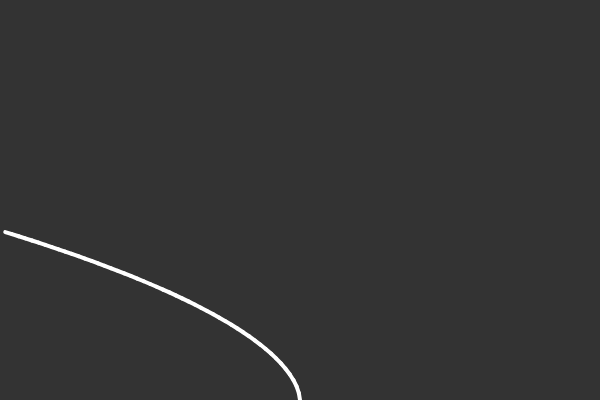
Frame 1 (no input)
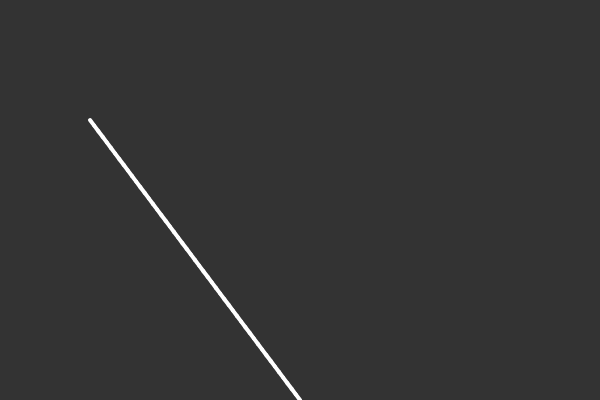
Frame 60 (no input)
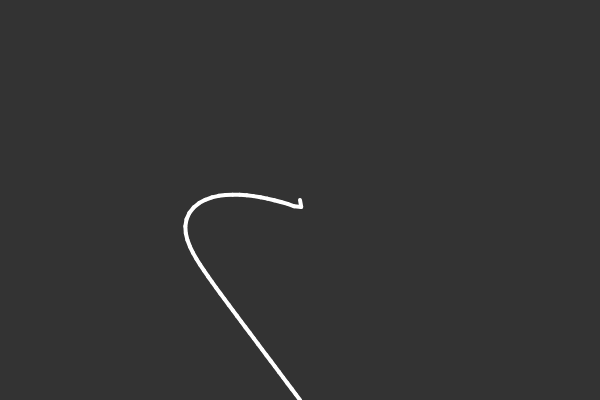
Frame 120 (the mouse pressed at the canvas centre since frame 60)

The p5.js sketch that drew these frames (run headless with seeded random() and noise() and a simulated clock; from frame 60 on, the mouse is pressed at the canvas centre):

// p5.js sketch
// ── sketch.js
let tentacle = []
let base
const length = 7

function setup() {
    createCanvas(600, 400)

    tentacle[0] = new Segment(null, 300, 200, length, 0)
    for (let i = 1; i < 50; i++) {
        tentacle[i] = new Segment(tentacle[i - 1], null, null, length, 0)
    }

    base = createVector(width / 2, height)
}

function draw() {
    background(51)

    const total = tentacle.length
    const end = tentacle[total - 1]

    end.follow(mouseX, mouseY)

    for (let i = total - 2; i >= 0; i--) {
        tentacle[i].follow(tentacle[i + 1].a.x, tentacle[i + 1].a.y)
        tentacle[i].update()
    }

    tentacle[0].setA(base)

    for (let i = 1; i < total; i++) {
        tentacle[i].setA(tentacle[i - 1].b)
    }

    for (let i = 0; i < total; i++) {
        tentacle[i].show()
    }
}
// ── Segment.js
class Segment {
    constructor(parent, x, y, len, angle) {
        if (parent) {
            this.parent = parent
            this.a = parent.b.copy()
            this.len = len
            this.angle = angle
            this.b = createVector()

            this.calculateB()

        } else {
            this.parent = null
            this.a = createVector(x, y)
            this.len = len
            this.angle = angle
            this.b = createVector()

            this.calculateB()
        }
    }

    update() {
        this.calculateB()
    }

    follow(tx, ty) {
        let target = createVector(tx, ty)
        let dir = target.copy().sub(this.a)
        this.angle = dir.heading()

        dir.setMag(this.len)
        dir.mult(-1)

        this.a = target.copy().add(dir)
    }

    setA(pos) {
        this.a = pos.copy()
        this.calculateB()
    }

    calculateB() {
        const dx = this.len * cos(this.angle)
        const dy = this.len * sin(this.angle)
        this.b.set(this.a.x + dx, this.a.y + dy)
    }

    show() {
        stroke(255)
        strokeWeight(4)
        line(this.a.x, this.a.y, this.b.x, this.b.y)
    }
}
